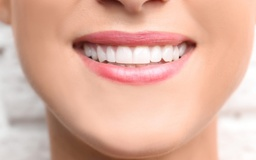
#> input picture test/testimgs/1.jpeg, 256 x 160 px, shrunk from 1080 x 675 before the run
$ python -i processing.py   (imports and definitions only)   (older library calls are emulated)
#> lines starting #> are read from the running program, lines starting #| are printed output that depends on the picture; after the words box and inside, x2 and y2 are one past the last pixel; in counts of white or black regions, pixels touching at a corner belong together
#> further down, picture is the input picture: shape (160, 256, 3); mean B, G, R 160.7, 177.6, 222.6
### backup/anisoDiff.py
import numpy as np
import warnings

def anisodiff(img, niter=1, kappa=50, gamma=0.1, step=(1.,1.), option=1, ploton=False):
	"""
	Anisotropic diffusion.

	Usage:
	imgout = anisodiff(im, niter, kappa, gamma, option)

	Arguments:
	        img    - input image
	        niter  - number of iterations
	        kappa  - conduction coefficient 20-100 ?
	        gamma  - max value of .25 for stability
	        step   - tuple, the distance between adjacent pixels in (y,x)
	        option - 1 Perona Malik diffusion equation No 1
	                 2 Perona Malik diffusion equation No 2
	        ploton - if True, the image will be plotted on every iteration

	Returns:
	        imgout   - diffused image.

	kappa controls conduction as a function of gradient.  If kappa is low
	small intensity gradients are able to block conduction and hence diffusion
	across step edges.  A large value reduces the influence of intensity
	gradients on conduction.

	gamma controls speed of diffusion (you usually want it at a maximum of
	0.25)

	step is used to scale the gradients in case the spacing between adjacent
	pixels differs in the x and y axes

	Diffusion equation 1 favours high contrast edges over low contrast ones.
	Diffusion equation 2 favours wide regions over smaller ones.

	Reference:
	P. Perona and J. Malik.
	Scale-space and edge detection using ansotropic diffusion.
	IEEE Transactions on Pattern Analysis and Machine Intelligence,
	12(7):629-639, July 1990.

	Original MATLAB code by Peter Kovesi
	School of Computer Science & Software Engineering
	The University of Western Australia
	pk @ csse uwa edu au
	<http://www.csse.uwa.edu.au>

	Translated to Python and optimised by Alistair Muldal
	Department of Pharmacology
	University of Oxford
	<alistair.muldal@pharm.ox.ac.uk>

	June 2000  original version.
	March 2002 corrected diffusion eqn No 2.
	July 2012 translated to Python
	"""

	# ...you could always diffuse each color channel independently if you
	# really want
	if img.ndim == 3:
		warnings.warn("Only grayscale images allowed, converting to 2D matrix")
		img = img.mean(2)

	# initialize output array
	img = img.astype('float32')
	imgout = img.copy()

	# initialize some internal variables
	deltaS = np.zeros_like(imgout)
	deltaE = deltaS.copy()
	NS = deltaS.copy()
	EW = deltaS.copy()
	gS = np.ones_like(imgout)
	gE = gS.copy()

	# create the plot figure, if requested
	if ploton:
		import pylab as pl
		from time import sleep

		fig = pl.figure(figsize=(20,5.5),num="Anisotropic diffusion")
		ax1,ax2 = fig.add_subplot(1,2,1),fig.add_subplot(1,2,2)

		ax1.imshow(img,interpolation='nearest')
		ih = ax2.imshow(imgout,interpolation='nearest',animated=True)
		ax1.set_title("Original image")
		ax2.set_title("Iteration 0")

		fig.canvas.draw()

	for ii in range(niter):

		# calculate the diffs
		deltaS[:-1,: ] = np.diff(imgout,axis=0)
		deltaE[: ,:-1] = np.diff(imgout,axis=1)

		# conduction gradients (only need to compute one per dim!)
		if option == 1:
			gS = np.exp(-(deltaS/kappa)**2.)/step[0]
			gE = np.exp(-(deltaE/kappa)**2.)/step[1]
		elif option == 2:
			gS = 1./(1.+(deltaS/kappa)**2.)/step[0]
			gE = 1./(1.+(deltaE/kappa)**2.)/step[1]

		# update matrices
		E = gE*deltaE
		S = gS*deltaS

		# subtract a copy that has been shifted 'North/West' by one
		# pixel. don't as questions. just do it. trust me.
		NS[:] = S
		EW[:] = E
		NS[1:,:] -= S[:-1,:]
		EW[:,1:] -= E[:,:-1]

		# update the image
		imgout += gamma*(NS+EW)

		if ploton:
			iterstring = "Iteration %i" %(ii+1)
			ih.set_data(imgout)
			ax2.set_title(iterstring)
			fig.canvas.draw()
			# sleep(0.01)

	return imgout

# [137 lines left out: function anisodiff3, not called in this run]

### backup/shockFilter.py
'''
Coherence-enhancing filtering example
=====================================
inspired by
  Joachim Weickert "Coherence-Enhancing Shock Filters"
  http://www.mia.uni-saarland.de/Publications/weickert-dagm03.pdf
'''

# Python 2/3 compatibility
from __future__ import print_function
import sys
PY3 = sys.version_info[0] == 3

if PY3:
    xrange = range

import numpy as np
import cv2 as cv

def coherence_filter(img, sigma = 11, str_sigma = 11, blend = 0.5, iter_n = 4):
    h, w = img.shape[:2]
    img = (img * 255).astype('uint8')

    for i in xrange(iter_n):
        # print(i)

        # gray = cv.cvtColor(img, cv.COLOR_BGR2GRAY)
        gray = img
        eigen = cv.cornerEigenValsAndVecs(gray, str_sigma, 3)
        eigen = eigen.reshape(h, w, 3, 2)  # [[e1, e2], v1, v2]
        x, y = eigen[:,:,1,0], eigen[:,:,1,1]

        gxx = cv.Sobel(gray, cv.CV_32F, 2, 0, ksize=sigma)
        gxy = cv.Sobel(gray, cv.CV_32F, 1, 1, ksize=sigma)
        gyy = cv.Sobel(gray, cv.CV_32F, 0, 2, ksize=sigma)
        gvv = x*x*gxx + 2*x*y*gxy + y*y*gyy
        m = gvv < 0

        ero = cv.erode(img, None)
        dil = cv.dilate(img, None)
        img1 = ero
        img1[m] = dil[m]
        img = np.uint8(img*(1.0 - blend) + img1*blend)
    # print('done')
    return img.astype(float) / 255


# [38 lines left out: function main, not called in this run]


# [4 lines that do not run on import are left out]

### backup/processing.py
from os import stat
import cv2
import numpy as np
from numpy.lib.index_tricks import ndindex
from skimage.measure import label

import matplotlib.pyplot as plt

from anisoDiff import anisodiff
from shockFilter import coherence_filter as shockfilt

class Processing():
    eps = np.finfo(float).eps

    def __init__(self, img, sig=2, epsilon=1, smoothing=0):
        '''
        inputs
        -----
        smoothing:
            0 for anisotrophic diffusion + shock filter
            1 for gaussian blurring
        '''
#> called with sig = 2, epsilon = 1, smoothing = 0
        self.img_orig = img
        self.epsilon = epsilon
        self.w, self.h = img.shape[:2]
#> self.w = 160; self.h = 256

        if smoothing == 0:
            self.img = np.zeros_like(self.img_orig)
            for i in range(self.img_orig.shape[2]):
                for ii in range(20):
                    self.img[..., i] = anisodiff(self.img_orig[..., i], kappa=3, niter=3, option=2)
                    self.img[..., i] = shockfilt(self.img[..., i], sigma=1, str_sigma=11, blend=.5, iter_n=3)
                self.img[..., i] = anisodiff(self.img[..., i], kappa=3, niter=13, option=2)
#> this loop made 3 passes
#> pass 1, in anisodiff, `img = img.astype('float32')`:
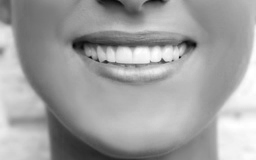
#> img: shape (160, 256) float32; min 8, max 255, mean 160.7
#> pass 1, in coherence_filter, `img = (img * 255).astype('uint8')`:
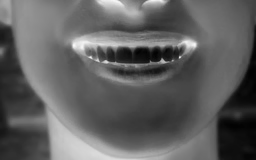
#> img: shape (160, 256); min 2, max 247, mean 95.8
#> pass 2, in anisodiff (call 22), `img = img.astype('float32')`:
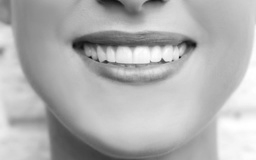
#> img: shape (160, 256) float32; min 15, max 255, mean 177.6
#> after the loop: self.img: shape (160, 256, 3); every value is 0
        elif smoothing == 1:
            self.img = self.gaussfilt(self.img_orig, sig=sig)
        else:
            raise NotImplementedError('Smoothing option must be in {0, 1}')
        # self.img = self.img_orig

        if len(img.shape) > 2:
            self.c = img.shape[2]
#> self.c = 3
        else:
            self.c = 1

    def setup(self):
        self.gadf()
        self.edgeRegion()
        er1 = self.fineEr(iter=5, coeff=4)
        er2 = self.fineEr(er1, iter=2, coeff=4)
        # res = self.dilation(er2, len=2)
        res = self.fineEr(er2, iter=2, coeff=4)

        res = er1
        return res

    def normalGrad(self, img) -> np.ndarray:
        gx, gy = self.imgrad(img)
        ng = np.sqrt(gx ** 2 + gy ** 2)
        return gx / (ng + self.eps), gy / (ng + self.eps)

    @staticmethod
    def gaussfilt(img, sig=2, ksz=None, bordertype=cv2.BORDER_REFLECT):
        if ksz is None:
            ksz = ((2 * np.ceil(2 * sig) + 1).astype(int), (2 * np.ceil(2 * sig) + 1).astype(int))
        return cv2.GaussianBlur(img, ksz, sig, borderType=bordertype)

    @staticmethod
    def imgrad(img) -> np.ndarray:
        # ksize = 1: central, ksize = 3: sobel, ksize = -1:scharr
        gx = cv2.Sobel(img, -1, 1, 0, ksize=1, borderType=cv2.BORDER_REFLECT)
        gy = cv2.Sobel(img, -1, 0, 1, ksize=1, borderType=cv2.BORDER_REFLECT)
        return gx / 2, gy / 2

    @staticmethod
    def directInterp(img: np.ndarray, direct:tuple or list, mag=1) -> np.ndarray:
        m, n = img.shape[:2]
        y, x = np.indices((m, n))

        x_ = x + mag * direct[0]
        y_ = y + mag * direct[1]

        x_ = np.where(x_ < 0, 0, x_)
        x_ = np.where(x_ > n - 1, n - 1, x_)
        y_ = np.where(y_ < 0, 0, y_)
        y_ = np.where(y_ > m - 1, m - 1, y_)

        x1 = np.floor(x_).astype(int)
        x2 = np.ceil(x_).astype(int)
        y1 = np.floor(y_).astype(int)
        y2 = np.ceil(y_).astype(int)

        I1 = img[y1, x1, ...]
        I2 = img[y1, x2, ...]
        I3 = img[y2, x2, ...]
        I4 = img[y2, x1, ...]

        I14 = (y_ - y1) * I4 + (y2 - y_) * I1
        I23 = (y_ - y1) * I3 + (y2 - y_) * I2

        return (x_ - x1) * I23 +(x2 - x_) * I14

    def structTensor(self):
        gx, gy = self.imgrad(self.img)
#> gx: shape (160, 256, 3) float64; every value is 0
        Ei = np.array([[gx * gx, gx * gy], [gy * gx, gy * gy]])
        E = Ei.sum(axis=4).transpose((2, 3, 0, 1))
        return E

    @staticmethod
    def eigvecSort(E:np.ndarray) -> tuple:
        v, Q = np.linalg.eig(E)
        _idx = np.argsort(v, axis=-1)[..., ::-1]
        Q_idx = np.stack((_idx, _idx), axis=2)
        sorted_Q = np.take_along_axis(Q, Q_idx, axis=-1)
        return sorted_Q

    def dux(self, v, mag, h):
        '''
        input
        -----
        v: direction \n
        s: maginitude which is coefficient of v \n
        h: increment for finite differential \n
        '''
        _d = v.transpose((2, 0, 1))
        up = np.array([self.directInterp(self.img[..., i], _d, mag + h)
            for i in range(self.c)])
        un = np.array([self.directInterp(self.img[..., i], _d, mag - h)
            for i in range(self.c)])
        res = np.sqrt(np.sum(((up - un) / (2 * h)) ** 2, axis=0))
        return res

    def gadf(self) -> None:
        if self.c == 1:
            ngx, ngy = self.normalGrad(self.img)

            Ip = self.directInterp(self.img, (ngx, ngy), self.epsilon)
            In = self.directInterp(self.img, (ngx, ngy), -self.epsilon)

            coeff = np.sign(Ip + In - 2 * self.img)
            self.Fa = np.stack((coeff * ngx, coeff * ngy), axis=2)
        elif self.c == 3:
            h = 1E-02
            E = self.structTensor()
            Q = self.eigvecSort(E)
            v = Q[..., 0]

            num_part = 21
            xp = np.linspace(0, self.epsilon, num_part)
            xn = np.linspace(-self.epsilon, 0, num_part)
            yp, yn = [], []
            for p, n in zip(*[xp, xn]):
                yp.append(self.dux(v, p, h))
                yn.append(self.dux(v, n, h))
#> this loop made 21 passes
#> pass 1, in directInterp, `x_ = x + mag * direct[0]`:
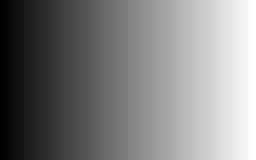
#> x_: shape (160, 256) float64; min 0, max 255, mean 127.5
#> pass 1, in directInterp, `y_ = y + mag * direct[1]`:
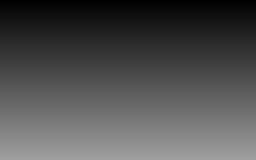
#> y_: shape (160, 256) float64; min 0.01, max 159, mean 79.5
#> after the loop, yn = 21 items; yp = 21 items

            lx = np.trapz(yp, dx=1 / 20, axis=0) - np.trapz(yn, dx=1 / 20, axis=0)
#> lx: shape (160, 256) float64; every value is 0

            self.Fa = np.sign(lx)[..., None] * v
        else:
            raise NotImplemented('Number of image channels is not 1 or 3.')
        return self.Fa

    def edgeRegion(self) -> None:
        F_ = np.stack((self.directInterp(self.Fa[..., 0], (self.Fa[..., 0], self.Fa[..., 1])),
            self.directInterp(self.Fa[..., 1], (self.Fa[..., 0], self.Fa[..., 1]))), axis=2)
        indic = np.sum(self.Fa * F_, axis=2)
        self.Er = np.where(indic < 0, 1, 0)
        return self.Er

    @staticmethod
    def smallRegion(er, iter=5, coeff=4) -> tuple:
#> called with iter = 5, coeff = 4
        lbl = label(er, background=0,connectivity=1)
        sz_reg = {}
        for i in range(1, lbl.max() + 1):
            sz_reg[i] = np.sum(lbl == i)
#> after the loop, sz_reg = 0 items
        _lst = list(sz_reg.values())
        _mu = np.mean(_lst)
        _sig = np.std(_lst)

        cnt = 0
        while True:
            cnt += 1
            lim_v = _mu + coeff * _sig
            _items = list(sz_reg.items())
            for k, sr in _items:
                if sr > lim_v: del sz_reg[k]

            if cnt > 3: break

            _lst = list(sz_reg.values())
            _mu = np.mean(_lst)
            _sig = np.std(_lst)
#> after the loop, cnt = 4

        part_small = np.zeros_like(lbl)
        for k in sz_reg.keys():
            part_small += (lbl == k)
#> this loop made 0 passes
        part_large = er - part_small
        return part_large, part_small

    def delEr(self, er):
        gimg = self.img_orig.mean(axis=2)
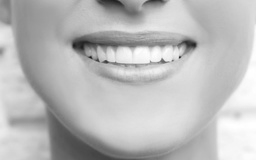
#> gimg: shape (160, 256) float64; min 25.67, max 255, mean 186.9
        _lbl = label(er, background=0,connectivity=1)

        N = {}
        Sig = {}
        for i in range(1, _lbl.max() + 1):
            N[i] = np.sum(_lbl == i)
            gimg_reg = (_lbl == i) * gimg
            Sig[i] = ((gimg_reg ** 2).sum() - gimg.sum()) / N[i]
#> after the loop, N = 0 items; Sig = 0 items

        lst_N, lst_Sig = list(N.values()), list(Sig.values())
#> lst_N = []; lst_Sig = []
        mu_N, sig_N = np.mean(lst_N), np.std(lst_N)
#> mu_N = nan; sig_N = nan
        mu_Sig, sig_Sig = np.mean(lst_Sig), np.std(lst_Sig)
#> mu_Sig = nan; sig_Sig = nan

        ker = np.ones((3, 3))
        mean_loc = cv2.filter2D(gimg, -1, ker, borderType=cv2.BORDER_REFLECT)
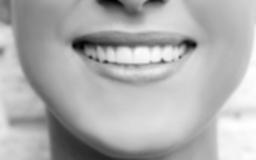
#> mean_loc: shape (160, 256) float64; min 323, max 2295, mean 1682.4; drawn with min black and max white
        Sig_loc = np.sqrt(cv2.filter2D((gimg - mean_loc) ** 2, -1, ker, borderType=cv2.BORDER_REFLECT))

        dist_sig = (Sig_loc - mu_Sig) / (sig_Sig + self.eps)
#> dist_sig: shape (160, 256) float64; every value is NaN or infinite

        fun_alpha = lambda x: 1 / (1 + np.exp(-x) + self.eps)
        nx = mu_N + fun_alpha(-dist_sig) * sig_N
        for k, nn in N.items():
            if np.sum((nx > nn) * (_lbl == k)) > .5:
                er = np.where(_lbl == k, 0, er)
        return er

    @staticmethod
    def dilation(er, len=1):
        # _y, _x = np.where(er > .5)
        # _ys = [[_y - 1, _y - 1, _y - 1],
        #         [_y, _y, _y],
        #         [_y + 1, _y +1, _y + 1]]
        # _xs = [[_x - 1, _x, _x + 1],
        #         [_x - 1, _x, _x + 1],
        #         [_x - 1, _x, _x + 1]]
        # er[[_ys, _xs]] = 1

        res = cv2.filter2D(er.astype(np.float), -1, np.ones((2 * len + 1, 2 * len + 1))) > 0
        return res

    def fineEr(self, er=None, iter=4, coeff=4):
        if er is not None:
            ler, ser = self.smallRegion(er, iter=iter, coeff=coeff)
        else:
            ler, ser = self.smallRegion(self.Er, iter=iter, coeff=coeff)
        del_s = self.delEr(ser)
        er = ler + del_s
        return er


# [18 lines not run here, left out]

>>> import cv2
>>> picture = cv2.imread('../test/testimgs/1.jpeg')
>>> result = Processing(picture).setup()

$ run again, on test/testimgs/2.png
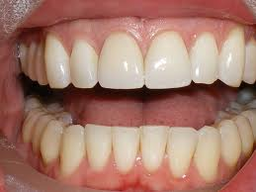
#> input picture test/testimgs/2.png, 256 x 192 px, shrunk from 259 x 194 before the run
#> picture is the input picture: shape (192, 256, 3); mean B, G, R 108.2, 122.1, 165.2
#> the loop in __init__, `for i in range(self.img_orig.shape[2]):` made 3 passes
#> pass 1, in anisodiff (call 21), `img = img.astype('float32')`:
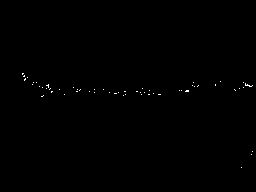
#> img: shape (192, 256) float32; values 0 (black) and 1 (white), 0.21% white in thin lines or dots, all inside (x1, y1, x2, y2) = (22, 73, 253, 168)
#> gx: shape (192, 256, 3) float64; every value is 0
#> after the loop in gadf, `for p, n in zip(*[xp, xn]):`: yn = 21 items
#> lx: shape (192, 256) float64; every value is 0
#> after the loop in smallRegion, `for i in range(1, lbl.max() + 1):`: sz_reg = 0 items
#> after the loop in smallRegion, `while True:`: cnt = 4
#> in delEr, `gimg = self.img_orig.mean(axis=2)`:
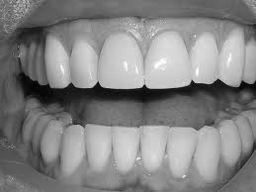
#> gimg: shape (192, 256) float64; min 0, max 254.7, mean 131.8
#> after the loop in delEr, `for i in range(1, _lbl.max() + 1):`: N = 0 items
#> lst_N = []
#> mu_N = nan
#> dist_sig: shape (192, 256) float64; every value is NaN or infinite

$ run again, on test/testimgs/3.jpg
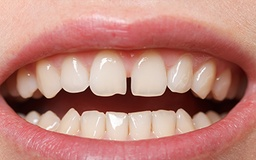
#> input picture test/testimgs/3.jpg, 256 x 160 px, shrunk from 400 x 250 before the run
#> picture is the input picture: shape (160, 256, 3); mean B, G, R 122.1, 131.2, 189.6
#> the loop in __init__, `for i in range(self.img_orig.shape[2]):` made 3 passes
#> pass 1, in anisodiff (call 21), `img = img.astype('float32')`:
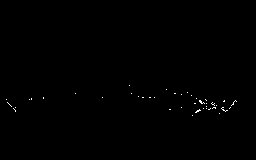
#> img: shape (160, 256) float32; values 0 (black) and 1 (white), 0.26% white in thin lines or dots, all inside (x1, y1, x2, y2) = (6, 85, 237, 116)
#> gx: shape (160, 256, 3) float64; every value is 0
#> after the loop in gadf, `for p, n in zip(*[xp, xn]):`: yn = 21 items
#> lx: shape (160, 256) float64; every value is 0
#> after the loop in smallRegion, `for i in range(1, lbl.max() + 1):`: sz_reg = 0 items
#> after the loop in smallRegion, `while True:`: cnt = 4
#> after the loop in delEr, `for i in range(1, _lbl.max() + 1):`: N = 0 items
#> lst_N = []
#> mu_N = nan
#> in delEr, `mean_loc = cv2.filter2D(gimg, -1, ker, borderType=cv2.BORDER_REFLECT)`:
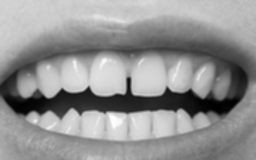
#> mean_loc: shape (160, 256) float64; min 60, max 2270.7, mean 1328.7; drawn with min black and max white
#> dist_sig: shape (160, 256) float64; every value is NaN or infinite

$ run again, on test/testimgs/4.jpg
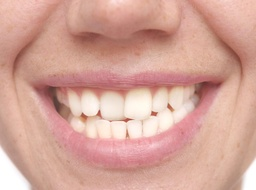
#> input picture test/testimgs/4.jpg, 256 x 190 px, shrunk from 970 x 719 before the run
#> picture is the input picture: shape (190, 256, 3); mean B, G, R 152.8, 165, 212.8
#> gx: shape (190, 256, 3) float64; every value is 0
#> after the loop in gadf, `for p, n in zip(*[xp, xn]):`: yn = 21 items
#> lx: shape (190, 256) float64; every value is 0
#> after the loop in smallRegion, `for i in range(1, lbl.max() + 1):`: sz_reg = 0 items
#> after the loop in smallRegion, `while True:`: cnt = 4
#> after the loop in delEr, `for i in range(1, _lbl.max() + 1):`: N = 0 items
#> lst_N = []
#> mu_N = nan
#> in delEr, `mean_loc = cv2.filter2D(gimg, -1, ker, borderType=cv2.BORDER_REFLECT)`:
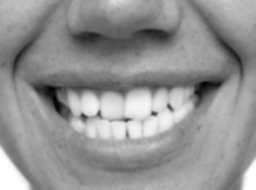
#> mean_loc: shape (190, 256) float64; min 621.3, max 2295, mean 1591.8; drawn with min black and max white
#> dist_sig: shape (190, 256) float64; every value is NaN or infinite
